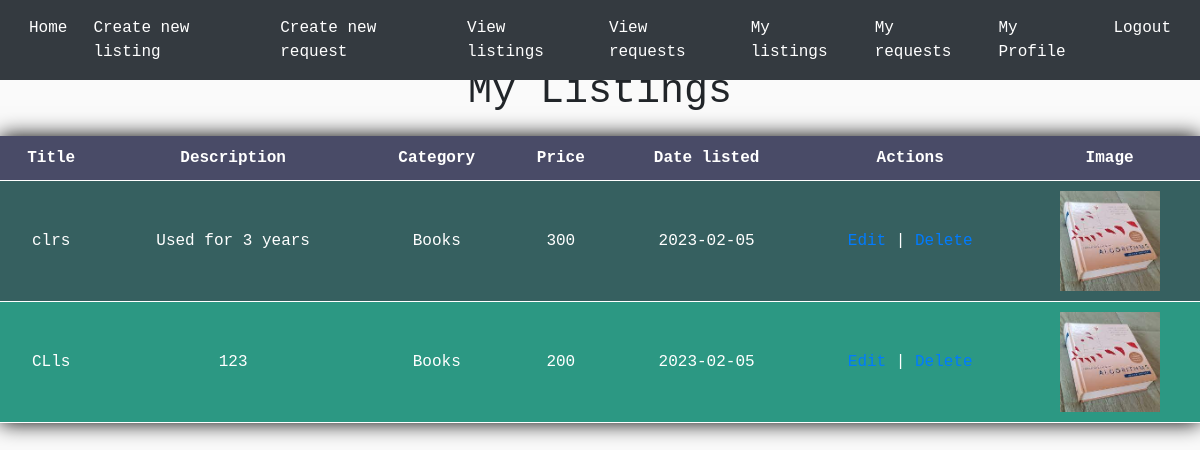
The app's page /viewmylistings (signed in), older data.
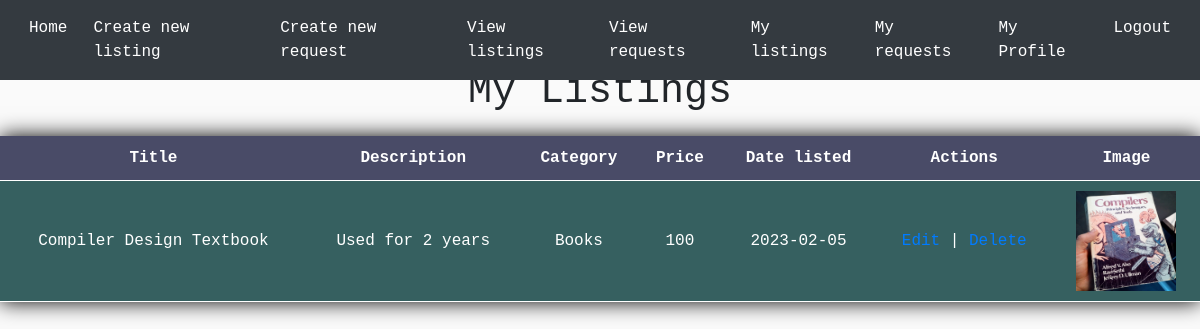
The same page, newer data.
### tables this page shows
CREATE TABLE listings (
    id INTEGER PRIMARY KEY AUTOINCREMENT,
    user_id INTEGER NOT NULL,
    title TEXT NOT NULL,
    description TEXT NOT NULL,
    category TEXT NOT NULL,
    price INTEGER NOT NULL,
    date DATE,
    FOREIGN KEY (user_id) REFERENCES Users(id)
);

### app.py (the view)
@app.route('/viewmylistings')
def viewmylistings():
    conn = sqlite3.connect('database.db')
    c = conn.cursor()
    c.execute("SELECT * FROM listings where user_id = ?",(session['id'],))
    listings = c.fetchall()
    return render_template('viewmylistings.html', listings=listings)

### templates/viewmylistings.html (shortened to what this page needs)
{% extends 'base.html' %}
{% block content %}
    <h1>My Listings</h1>
    <table class="neon-table">
        <tr>
            <th>Title</th>
            <th>Description</th>
            <th>Category</th>
            <th>Price</th>
            <th>Date listed</th>
            <th>Actions</th>
            <th>Image</th>
        </tr>
        {% for listing in listings %}
        <tr>
            <td>{{listing[2]}}</td>
            <td>{{listing[3]}}</td>
            <td>{{listing[4]}}</td>
            <td>{{listing[5]}}</td>
            <td>{{listing[6]}}</td>
            <td><a href="/editlisting/{{listing[0]}}">Edit</a> | <a href="/deletelisting/{{listing[0]}}" onclick="return confirm('Are you sure want to delete this listing?')">Delete</a></td>
            <td><img src="{{ url_for('static',filename='uploads/'+ listing[0]|string +'.jpg') }}" alt="Image" width="100" height="100"></td>
        </tr>
        {% endfor %}
    </table>
{% endblock %}

### templates/base.html (shortened to what this page needs)
<!DOCTYPE html>
<html>
<head>
  <link rel="stylesheet" href="https://stackpath.bootstrapcdn.com/bootstrap/4.4.1/css/bootstrap.min.css">
</head>
<body>
    <nav id="topNav" class="navbar navbar-expand-md navbar-dark bg-dark">
        <div class="navbar-collapse collapse w-100 order-1 order-md-0 dual-collapse2">
            <ul class="navbar-nav ml-auto">
              <li class="nav-item">
                <a class="nav-link active" aria-current="page" href="/home">Home</a>
              </li>
              <li class="nav-item">
                <a class="nav-link active" aria-current="page" href="/createlisting">Create new listing</a>
              </li>
              <li class="nav-item">
                <a class="nav-link active" aria-current="page" href="/createrequest">Create new request</a>
              </li>
              <li class="nav-item">
                <a class="nav-link active" aria-current="page" href="/viewlistings">View listings</a>
              </li>
              <li class="nav-item">
                <a class="nav-link active" aria-current="page" href="/viewrequests">View requests</a>
              </li>
              <li class="nav-item">
                <a class="nav-link active" aria-current="page" href="/viewmylistings">My listings</a>
              </li>
              <li class="nav-item">
                <a class="nav-link active" aria-current="page" href="/viewmyrequests">My requests</a>
              </li>
              <li class="nav-item">
                <a class="nav-link active" aria-current="page" href="/myprofile">My Profile</a>
              <li class="nav-item">
                <a class="nav-link active" aria-current="page" href="/logout">Logout</a>
              </li>
            </ul>
        </div>
      </nav>
      <br>
      <br>
{% block content%}
{% endblock %}
</body>
</html>

### templates/base.html (style rules this page uses)
body { background-color: #fafafa; font-family: 'JetBrains Mono', monospace; }
h1 { margin-top: 20px; margin-bottom: 20px; text-align: center; }
.navbar { overflow: hidden; background-color: #333; position: fixed; top: 0; width: 100%; }
.navbar-nav > li { padding-left:5px; padding-right:5px; }
.navbar .nav-item { transition: background-color 0.5s ease; }
.nav-item { border-radius: 5px; }
.neon-table { width: 100%; border-collapse: collapse; box-shadow: 0 0 20px #000000; }
.neon-table th, .neon-table td { padding: 10px; text-align: center; border-bottom: 1px solid #ffffff; }
.neon-table th { background-color: #494b67; color: #ffffff; font-weight: bold; }
.neon-table tr:nth-child(even) { background-color: #366060; color: #ffffff; }
.neon-table tr:nth-child(odd) { background-color: #2c9883; color: #ffffff; }

Row changes from the older to the newer data that the page shows:
removed listings: title "clrs", description "Used for 3 years", category "Books", price "300", date "2023-02-05"
removed listings: title "CLls", description "123", category "Books", price "200", date "2023-02-05"
added listings: title "Compiler Design Textbook", description "Used for 2 years", category "Books", price "100", date "2023-02-05"
